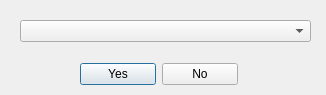
<?xml version="1.0" encoding="UTF-8"?>
<ui version="4.0">
 <class>cd_select</class>
 <widget class="QDialog" name="cd_select">
  <property name="geometry">
   <rect>
    <x>0</x>
    <y>0</y>
    <width>326</width>
    <height>95</height>
   </rect>
  </property>
  <property name="windowTitle">
   <string>Dialog</string>
  </property>
  <property name="styleSheet">
   <string notr="true">font: 12pt &quot;Consolas&quot;;</string>
  </property>
  <widget class="QComboBox" name="cmbxSelect">
   <property name="geometry">
    <rect>
     <x>20</x>
     <y>20</y>
     <width>291</width>
     <height>22</height>
    </rect>
   </property>
  </widget>
  <widget class="QWidget" name="layoutWidget">
   <property name="geometry">
    <rect>
     <x>80</x>
     <y>60</y>
     <width>158</width>
     <height>29</height>
    </rect>
   </property>
   <layout class="QHBoxLayout" name="horizontalLayout">
    <item>
     <widget class="QPushButton" name="btnYes">
      <property name="text">
       <string>Yes</string>
      </property>
     </widget>
    </item>
    <item>
     <widget class="QPushButton" name="btnNo">
      <property name="text">
       <string>No</string>
      </property>
     </widget>
    </item>
   </layout>
  </widget>
 </widget>
 <resources/>
 <connections/>
</ui>
